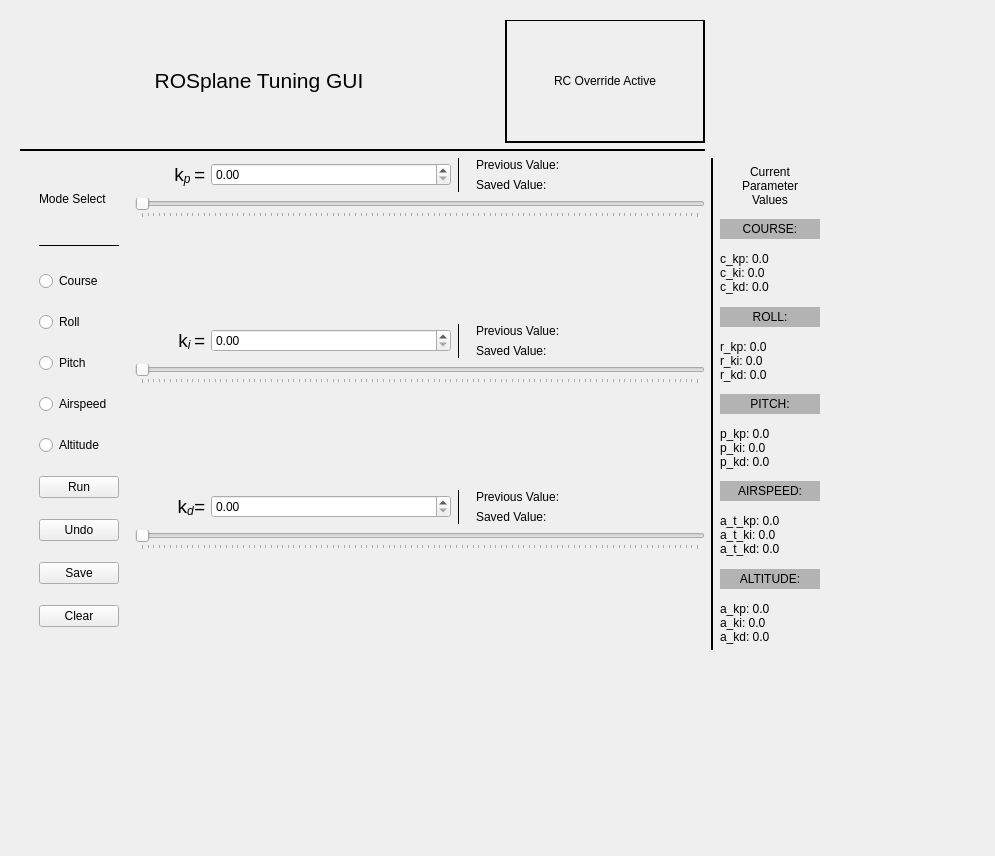
<?xml version="1.0" encoding="UTF-8"?>
<ui version="4.0">
 <class>ROSPlaneTuningGUI</class>
 <widget class="QWidget" name="ParamTuning">
  <property name="geometry">
   <rect>
    <x>0</x>
    <y>0</y>
    <width>995</width>
    <height>856</height>
   </rect>
  </property>
  <property name="sizePolicy">
   <sizepolicy hsizetype="Expanding" vsizetype="Expanding">
    <horstretch>0</horstretch>
    <verstretch>0</verstretch>
   </sizepolicy>
  </property>
  <property name="minimumSize">
   <size>
    <width>810</width>
    <height>610</height>
   </size>
  </property>
  <property name="windowTitle">
   <string>MainWindow</string>
  </property>
  <widget class="QWidget" name="centralwidget" native="true">
   <property name="geometry">
    <rect>
     <x>20</x>
     <y>20</y>
     <width>810</width>
     <height>631</height>
    </rect>
   </property>
   <property name="sizePolicy">
    <sizepolicy hsizetype="Preferred" vsizetype="Preferred">
     <horstretch>0</horstretch>
     <verstretch>0</verstretch>
    </sizepolicy>
   </property>
   <property name="minimumSize">
    <size>
     <width>800</width>
     <height>600</height>
    </size>
   </property>
   <property name="maximumSize">
    <size>
     <width>16777215</width>
     <height>16777215</height>
    </size>
   </property>
   <widget class="QWidget" name="gridLayoutWidget">
    <property name="geometry">
     <rect>
      <x>-1</x>
      <y>-1</y>
      <width>811</width>
      <height>631</height>
     </rect>
    </property>
    <layout class="QGridLayout" name="gridLayout_2">
     <item row="3" column="4">
      <spacer name="horizontalSpacer_2">
       <property name="orientation">
        <enum>Qt::Horizontal</enum>
       </property>
       <property name="sizeType">
        <enum>QSizePolicy::Maximum</enum>
       </property>
       <property name="sizeHint" stdset="0">
        <size>
         <width>10</width>
         <height>20</height>
        </size>
       </property>
      </spacer>
     </item>
     <item row="2" column="0">
      <widget class="Line" name="line_5">
       <property name="frameShadow">
        <enum>QFrame::Plain</enum>
       </property>
       <property name="lineWidth">
        <number>2</number>
       </property>
       <property name="orientation">
        <enum>Qt::Horizontal</enum>
       </property>
      </widget>
     </item>
     <item row="1" column="0">
      <layout class="QHBoxLayout" name="horizontalLayout_8">
       <item>
        <widget class="QLabel" name="title">
         <property name="maximumSize">
          <size>
           <width>16777215</width>
           <height>50</height>
          </size>
         </property>
         <property name="text">
          <string>&lt;html&gt;&lt;head/&gt;&lt;body&gt;&lt;p align=&quot;center&quot;&gt;&lt;/p&gt;&lt;p align=&quot;center&quot;&gt;&lt;span style=&quot; font-size:16pt;&quot;&gt;ROSplane Tuning GUI&lt;/span&gt;&lt;/p&gt;&lt;/body&gt;&lt;/html&gt;</string>
         </property>
        </widget>
       </item>
       <item>
        <widget class="QLabel" name="rcOverrideLabel">
         <property name="minimumSize">
          <size>
           <width>150</width>
           <height>0</height>
          </size>
         </property>
         <property name="maximumSize">
          <size>
           <width>200</width>
           <height>16777215</height>
          </size>
         </property>
         <property name="autoFillBackground">
          <bool>false</bool>
         </property>
         <property name="frameShape">
          <enum>QFrame::Box</enum>
         </property>
         <property name="frameShadow">
          <enum>QFrame::Plain</enum>
         </property>
         <property name="lineWidth">
          <number>2</number>
         </property>
         <property name="midLineWidth">
          <number>0</number>
         </property>
         <property name="text">
          <string>RC Override Active</string>
         </property>
         <property name="alignment">
          <set>Qt::AlignCenter</set>
         </property>
        </widget>
       </item>
      </layout>
     </item>
     <item row="3" column="0">
      <layout class="QVBoxLayout" name="verticalLayout_10">
       <property name="sizeConstraint">
        <enum>QLayout::SetFixedSize</enum>
       </property>
       <item>
        <layout class="QHBoxLayout" name="horizontalLayout">
         <property name="spacing">
          <number>6</number>
         </property>
         <property name="sizeConstraint">
          <enum>QLayout::SetDefaultConstraint</enum>
         </property>
         <property name="rightMargin">
          <number>0</number>
         </property>
         <item>
          <spacer name="horizontalSpacer">
           <property name="orientation">
            <enum>Qt::Horizontal</enum>
           </property>
           <property name="sizeType">
            <enum>QSizePolicy::Maximum</enum>
           </property>
           <property name="sizeHint" stdset="0">
            <size>
             <width>10</width>
             <height>20</height>
            </size>
           </property>
          </spacer>
         </item>
         <item>
          <layout class="QVBoxLayout" name="optionsVerticalLayout">
           <property name="spacing">
            <number>0</number>
           </property>
           <property name="sizeConstraint">
            <enum>QLayout::SetDefaultConstraint</enum>
           </property>
           <property name="leftMargin">
            <number>10</number>
           </property>
           <property name="rightMargin">
            <number>10</number>
           </property>
           <item>
            <widget class="QLabel" name="label">
             <property name="maximumSize">
              <size>
               <width>16777215</width>
               <height>40</height>
              </size>
             </property>
             <property name="text">
              <string>Mode Select</string>
             </property>
            </widget>
           </item>
           <item>
            <widget class="Line" name="line_4">
             <property name="maximumSize">
              <size>
               <width>16777215</width>
               <height>10</height>
              </size>
             </property>
             <property name="frameShadow">
              <enum>QFrame::Plain</enum>
             </property>
             <property name="lineWidth">
              <number>1</number>
             </property>
             <property name="orientation">
              <enum>Qt::Horizontal</enum>
             </property>
            </widget>
           </item>
           <item>
            <widget class="QRadioButton" name="CourseButton">
             <property name="text">
              <string>Course</string>
             </property>
            </widget>
           </item>
           <item>
            <widget class="QRadioButton" name="rollButton">
             <property name="text">
              <string>Roll</string>
             </property>
            </widget>
           </item>
           <item>
            <widget class="QRadioButton" name="pitchButton">
             <property name="text">
              <string>Pitch</string>
             </property>
            </widget>
           </item>
           <item>
            <widget class="QRadioButton" name="airspeedButton">
             <property name="text">
              <string>Airspeed</string>
             </property>
            </widget>
           </item>
           <item>
            <widget class="QRadioButton" name="altitudeButton">
             <property name="text">
              <string>Altitude</string>
             </property>
            </widget>
           </item>
           <item>
            <widget class="QPushButton" name="runButton">
             <property name="text">
              <string>Run</string>
             </property>
            </widget>
           </item>
           <item>
            <widget class="QPushButton" name="undoButton">
             <property name="text">
              <string>Undo</string>
             </property>
            </widget>
           </item>
           <item>
            <widget class="QPushButton" name="saveButton">
             <property name="sizePolicy">
              <sizepolicy hsizetype="Minimum" vsizetype="Fixed">
               <horstretch>0</horstretch>
               <verstretch>0</verstretch>
              </sizepolicy>
             </property>
             <property name="minimumSize">
              <size>
               <width>0</width>
               <height>0</height>
              </size>
             </property>
             <property name="text">
              <string>Save</string>
             </property>
            </widget>
           </item>
           <item>
            <widget class="QPushButton" name="clearButton">
             <property name="sizePolicy">
              <sizepolicy hsizetype="Minimum" vsizetype="Fixed">
               <horstretch>0</horstretch>
               <verstretch>0</verstretch>
              </sizepolicy>
             </property>
             <property name="minimumSize">
              <size>
               <width>0</width>
               <height>0</height>
              </size>
             </property>
             <property name="text">
              <string>Clear</string>
             </property>
            </widget>
           </item>
          </layout>
         </item>
         <item>
          <layout class="QVBoxLayout" name="verticalLayout_3">
           <property name="sizeConstraint">
            <enum>QLayout::SetDefaultConstraint</enum>
           </property>
           <property name="leftMargin">
            <number>0</number>
           </property>
           <property name="rightMargin">
            <number>0</number>
           </property>
           <item>
            <layout class="QVBoxLayout" name="verticalLayout">
             <item>
              <layout class="QHBoxLayout" name="horizontalLayout_2">
               <item>
                <widget class="QLabel" name="label_7">
                 <property name="maximumSize">
                  <size>
                   <width>70</width>
                   <height>16777215</height>
                  </size>
                 </property>
                 <property name="text">
                  <string>&lt;html&gt;&lt;head/&gt;&lt;body&gt;&lt;p&gt;&lt;span style=&quot; font-size:14pt;&quot;&gt;k&lt;/span&gt;&lt;span style=&quot; font-size:14pt; font-style:italic; vertical-align:sub;&quot;&gt;p &lt;/span&gt;&lt;span style=&quot; font-size:14pt; font-style:italic;&quot;&gt;=&lt;/span&gt;&lt;/p&gt;&lt;/body&gt;&lt;/html&gt;</string>
                 </property>
                 <property name="alignment">
                  <set>Qt::AlignRight|Qt::AlignTrailing|Qt::AlignVCenter</set>
                 </property>
                 <property name="margin">
                  <number>0</number>
                 </property>
                </widget>
               </item>
               <item>
                <widget class="QDoubleSpinBox" name="kpSpinBox"/>
               </item>
               <item>
                <widget class="Line" name="line">
                 <property name="frameShadow">
                  <enum>QFrame::Plain</enum>
                 </property>
                 <property name="lineWidth">
                  <number>1</number>
                 </property>
                 <property name="orientation">
                  <enum>Qt::Vertical</enum>
                 </property>
                </widget>
               </item>
               <item>
                <layout class="QVBoxLayout" name="verticalLayout_7">
                 <property name="leftMargin">
                  <number>10</number>
                 </property>
                 <item>
                  <widget class="QLabel" name="kp_prev_val">
                   <property name="text">
                    <string>Previous Value: </string>
                   </property>
                  </widget>
                 </item>
                 <item>
                  <widget class="QLabel" name="kp_saved_val">
                   <property name="text">
                    <string>Saved Value:</string>
                   </property>
                  </widget>
                 </item>
                </layout>
               </item>
              </layout>
             </item>
             <item>
              <widget class="QSlider" name="kpSlider">
               <property name="sizePolicy">
                <sizepolicy hsizetype="Expanding" vsizetype="Fixed">
                 <horstretch>0</horstretch>
                 <verstretch>0</verstretch>
                </sizepolicy>
               </property>
               <property name="maximumSize">
                <size>
                 <width>16777215</width>
                 <height>40</height>
                </size>
               </property>
               <property name="orientation">
                <enum>Qt::Horizontal</enum>
               </property>
               <property name="tickPosition">
                <enum>QSlider::TicksBelow</enum>
               </property>
               <property name="tickInterval">
                <number>0</number>
               </property>
              </widget>
             </item>
             <item>
              <spacer name="verticalSpacer">
               <property name="orientation">
                <enum>Qt::Vertical</enum>
               </property>
               <property name="sizeType">
                <enum>QSizePolicy::Maximum</enum>
               </property>
               <property name="sizeHint" stdset="0">
                <size>
                 <width>20</width>
                 <height>100</height>
                </size>
               </property>
              </spacer>
             </item>
            </layout>
           </item>
           <item>
            <layout class="QVBoxLayout" name="verticalLayout_2">
             <item>
              <layout class="QHBoxLayout" name="horizontalLayout_3">
               <item>
                <widget class="QLabel" name="label_11">
                 <property name="maximumSize">
                  <size>
                   <width>70</width>
                   <height>16777215</height>
                  </size>
                 </property>
                 <property name="text">
                  <string>&lt;html&gt;&lt;head/&gt;&lt;body&gt;&lt;p&gt;&lt;span style=&quot; font-size:14pt;&quot;&gt;k&lt;/span&gt;&lt;span style=&quot; font-size:14pt; font-style:italic; vertical-align:sub;&quot;&gt;i &lt;/span&gt;&lt;span style=&quot; font-size:14pt; font-style:italic;&quot;&gt;=&lt;/span&gt;&lt;/p&gt;&lt;/body&gt;&lt;/html&gt;</string>
                 </property>
                 <property name="alignment">
                  <set>Qt::AlignRight|Qt::AlignTrailing|Qt::AlignVCenter</set>
                 </property>
                 <property name="margin">
                  <number>0</number>
                 </property>
                </widget>
               </item>
               <item>
                <widget class="QDoubleSpinBox" name="kiSpinBox"/>
               </item>
               <item>
                <widget class="Line" name="line_2">
                 <property name="frameShadow">
                  <enum>QFrame::Plain</enum>
                 </property>
                 <property name="lineWidth">
                  <number>1</number>
                 </property>
                 <property name="orientation">
                  <enum>Qt::Vertical</enum>
                 </property>
                </widget>
               </item>
               <item>
                <layout class="QVBoxLayout" name="verticalLayout_8">
                 <property name="leftMargin">
                  <number>10</number>
                 </property>
                 <item>
                  <widget class="QLabel" name="ki_prev_val">
                   <property name="text">
                    <string>Previous Value: </string>
                   </property>
                  </widget>
                 </item>
                 <item>
                  <widget class="QLabel" name="ki_saved_val">
                   <property name="text">
                    <string>Saved Value:</string>
                   </property>
                  </widget>
                 </item>
                </layout>
               </item>
              </layout>
             </item>
             <item>
              <widget class="QSlider" name="kiSlider">
               <property name="sizePolicy">
                <sizepolicy hsizetype="Expanding" vsizetype="Fixed">
                 <horstretch>0</horstretch>
                 <verstretch>0</verstretch>
                </sizepolicy>
               </property>
               <property name="maximumSize">
                <size>
                 <width>16777215</width>
                 <height>40</height>
                </size>
               </property>
               <property name="orientation">
                <enum>Qt::Horizontal</enum>
               </property>
               <property name="tickPosition">
                <enum>QSlider::TicksBelow</enum>
               </property>
              </widget>
             </item>
             <item>
              <spacer name="verticalSpacer_2">
               <property name="orientation">
                <enum>Qt::Vertical</enum>
               </property>
               <property name="sizeType">
                <enum>QSizePolicy::Maximum</enum>
               </property>
               <property name="sizeHint" stdset="0">
                <size>
                 <width>20</width>
                 <height>100</height>
                </size>
               </property>
              </spacer>
             </item>
            </layout>
           </item>
           <item>
            <layout class="QVBoxLayout" name="verticalLayout_5">
             <item>
              <layout class="QHBoxLayout" name="horizontalLayout_4">
               <item>
                <widget class="QLabel" name="label_12">
                 <property name="maximumSize">
                  <size>
                   <width>70</width>
                   <height>16777215</height>
                  </size>
                 </property>
                 <property name="text">
                  <string>&lt;html&gt;&lt;head/&gt;&lt;body&gt;&lt;p&gt;&lt;span style=&quot; font-size:14pt;&quot;&gt;k&lt;/span&gt;&lt;span style=&quot; font-size:14pt; font-style:italic; vertical-align:sub;&quot;&gt;d&lt;/span&gt;&lt;span style=&quot; font-size:14pt; font-style:italic; vertical-align:sub;&quot;/&gt;&lt;span style=&quot; font-size:14pt; font-style:italic;&quot;&gt;=&lt;/span&gt;&lt;/p&gt;&lt;/body&gt;&lt;/html&gt;</string>
                 </property>
                 <property name="alignment">
                  <set>Qt::AlignRight|Qt::AlignTrailing|Qt::AlignVCenter</set>
                 </property>
                 <property name="margin">
                  <number>0</number>
                 </property>
                </widget>
               </item>
               <item>
                <widget class="QDoubleSpinBox" name="kdSpinBox"/>
               </item>
               <item>
                <widget class="Line" name="line_3">
                 <property name="frameShadow">
                  <enum>QFrame::Plain</enum>
                 </property>
                 <property name="lineWidth">
                  <number>1</number>
                 </property>
                 <property name="orientation">
                  <enum>Qt::Vertical</enum>
                 </property>
                </widget>
               </item>
               <item>
                <layout class="QVBoxLayout" name="verticalLayout_9">
                 <property name="leftMargin">
                  <number>10</number>
                 </property>
                 <item>
                  <widget class="QLabel" name="kd_prev_val">
                   <property name="text">
                    <string>Previous Value: </string>
                   </property>
                  </widget>
                 </item>
                 <item>
                  <widget class="QLabel" name="kd_saved_val">
                   <property name="text">
                    <string>Saved Value:</string>
                   </property>
                  </widget>
                 </item>
                </layout>
               </item>
              </layout>
             </item>
             <item>
              <widget class="QSlider" name="kdSlider">
               <property name="sizePolicy">
                <sizepolicy hsizetype="Expanding" vsizetype="Fixed">
                 <horstretch>0</horstretch>
                 <verstretch>0</verstretch>
                </sizepolicy>
               </property>
               <property name="maximumSize">
                <size>
                 <width>16777215</width>
                 <height>40</height>
                </size>
               </property>
               <property name="orientation">
                <enum>Qt::Horizontal</enum>
               </property>
               <property name="tickPosition">
                <enum>QSlider::TicksBelow</enum>
               </property>
              </widget>
             </item>
             <item>
              <spacer name="verticalSpacer_3">
               <property name="orientation">
                <enum>Qt::Vertical</enum>
               </property>
               <property name="sizeType">
                <enum>QSizePolicy::Maximum</enum>
               </property>
               <property name="sizeHint" stdset="0">
                <size>
                 <width>20</width>
                 <height>100</height>
                </size>
               </property>
              </spacer>
             </item>
            </layout>
           </item>
          </layout>
         </item>
        </layout>
       </item>
      </layout>
     </item>
     <item row="3" column="2">
      <layout class="QVBoxLayout" name="verticalLayout_4">
       <property name="leftMargin">
        <number>0</number>
       </property>
       <item>
        <widget class="QLabel" name="readoutTitle">
         <property name="minimumSize">
          <size>
           <width>100</width>
           <height>0</height>
          </size>
         </property>
         <property name="maximumSize">
          <size>
           <width>16777215</width>
           <height>60</height>
          </size>
         </property>
         <property name="text">
          <string>Current
Parameter
Values</string>
         </property>
         <property name="alignment">
          <set>Qt::AlignCenter</set>
         </property>
        </widget>
       </item>
       <item>
        <widget class="QLabel" name="label_2">
         <property name="maximumSize">
          <size>
           <width>16777215</width>
           <height>20</height>
          </size>
         </property>
         <property name="autoFillBackground">
          <bool>false</bool>
         </property>
         <property name="styleSheet">
          <string notr="true">background-color: #b3b3b3</string>
         </property>
         <property name="frameShape">
          <enum>QFrame::NoFrame</enum>
         </property>
         <property name="text">
          <string>COURSE:</string>
         </property>
         <property name="alignment">
          <set>Qt::AlignCenter</set>
         </property>
        </widget>
       </item>
       <item>
        <widget class="QLabel" name="courseReadout">
         <property name="maximumSize">
          <size>
           <width>16777215</width>
           <height>65</height>
          </size>
         </property>
         <property name="text">
          <string>c_kp: 0.0
c_ki: 0.0
c_kd: 0.0</string>
         </property>
        </widget>
       </item>
       <item>
        <widget class="QLabel" name="label_3">
         <property name="maximumSize">
          <size>
           <width>16777215</width>
           <height>20</height>
          </size>
         </property>
         <property name="styleSheet">
          <string notr="true">background-color: #b3b3b3</string>
         </property>
         <property name="text">
          <string>ROLL:</string>
         </property>
         <property name="alignment">
          <set>Qt::AlignCenter</set>
         </property>
        </widget>
       </item>
       <item>
        <widget class="QLabel" name="rollReadout">
         <property name="maximumSize">
          <size>
           <width>16777215</width>
           <height>65</height>
          </size>
         </property>
         <property name="text">
          <string>r_kp: 0.0
r_ki: 0.0
r_kd: 0.0</string>
         </property>
        </widget>
       </item>
       <item>
        <widget class="QLabel" name="label_4">
         <property name="maximumSize">
          <size>
           <width>16777215</width>
           <height>20</height>
          </size>
         </property>
         <property name="styleSheet">
          <string notr="true">background-color: #b3b3b3</string>
         </property>
         <property name="text">
          <string>PITCH:</string>
         </property>
         <property name="alignment">
          <set>Qt::AlignCenter</set>
         </property>
        </widget>
       </item>
       <item>
        <widget class="QLabel" name="pitchReadout">
         <property name="maximumSize">
          <size>
           <width>16777215</width>
           <height>65</height>
          </size>
         </property>
         <property name="text">
          <string>p_kp: 0.0
p_ki: 0.0
p_kd: 0.0</string>
         </property>
        </widget>
       </item>
       <item>
        <widget class="QLabel" name="label_5">
         <property name="maximumSize">
          <size>
           <width>16777215</width>
           <height>20</height>
          </size>
         </property>
         <property name="styleSheet">
          <string notr="true">background-color: #b3b3b3</string>
         </property>
         <property name="text">
          <string>AIRSPEED:</string>
         </property>
         <property name="alignment">
          <set>Qt::AlignCenter</set>
         </property>
        </widget>
       </item>
       <item>
        <widget class="QLabel" name="airspeedReadout">
         <property name="maximumSize">
          <size>
           <width>16777215</width>
           <height>65</height>
          </size>
         </property>
         <property name="text">
          <string>a_t_kp: 0.0
a_t_ki: 0.0
a_t_kd: 0.0</string>
         </property>
        </widget>
       </item>
       <item>
        <widget class="QLabel" name="label_6">
         <property name="maximumSize">
          <size>
           <width>16777215</width>
           <height>20</height>
          </size>
         </property>
         <property name="styleSheet">
          <string notr="true">background-color: #b3b3b3</string>
         </property>
         <property name="text">
          <string>ALTITUDE:</string>
         </property>
         <property name="alignment">
          <set>Qt::AlignCenter</set>
         </property>
        </widget>
       </item>
       <item>
        <widget class="QLabel" name="altitudeReadout">
         <property name="maximumSize">
          <size>
           <width>16777215</width>
           <height>65</height>
          </size>
         </property>
         <property name="text">
          <string>a_kp: 0.0
a_ki: 0.0
a_kd: 0.0</string>
         </property>
        </widget>
       </item>
      </layout>
     </item>
     <item row="3" column="1">
      <widget class="Line" name="line_6">
       <property name="frameShadow">
        <enum>QFrame::Plain</enum>
       </property>
       <property name="lineWidth">
        <number>2</number>
       </property>
       <property name="orientation">
        <enum>Qt::Vertical</enum>
       </property>
      </widget>
     </item>
    </layout>
   </widget>
  </widget>
 </widget>
 <resources>
  <include location="img.qrc"/>
 </resources>
 <connections/>
</ui>
